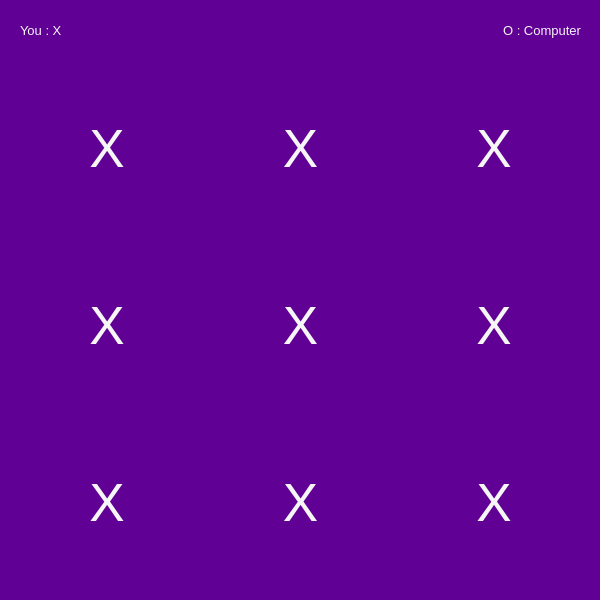
<?xml version="1.0" encoding="UTF-8"?>
<ui version="4.0">
 <class>playGroundFrame</class>
 <widget class="QFrame" name="playGroundFrame">
  <property name="geometry">
   <rect>
    <x>0</x>
    <y>0</y>
    <width>600</width>
    <height>600</height>
   </rect>
  </property>
  <property name="windowTitle">
   <string>Frame</string>
  </property>
  <property name="styleSheet">
   <string notr="true">background: #610094;</string>
  </property>
  <widget class="QWidget" name="layoutWidget">
   <property name="geometry">
    <rect>
     <x>10</x>
     <y>60</y>
     <width>581</width>
     <height>531</height>
    </rect>
   </property>
   <layout class="QGridLayout" name="gridLayout_spielfeld">
    <property name="sizeConstraint">
     <enum>QLayout::SetMaximumSize</enum>
    </property>
    <property name="spacing">
     <number>0</number>
    </property>
    <item row="3" column="0">
     <widget class="QPushButton" name="pushButton_3_1">
      <property name="sizePolicy">
       <sizepolicy hsizetype="Expanding" vsizetype="Expanding">
        <horstretch>0</horstretch>
        <verstretch>0</verstretch>
       </sizepolicy>
      </property>
      <property name="styleSheet">
       <string notr="true">padding: 0px;
margin: 0px;
border: 0px solid black;


background-color: qlineargradient(x1:0, y1:0, x2:1, y2:0, stop:0 #3E065F, stop: 0.4
                                  #700B97, stop:1 #8E05C2);

font-size: 40pt;
border-radius: 20px;
color: #F6F6F6;</string>
      </property>
      <property name="text">
       <string>X</string>
      </property>
     </widget>
    </item>
    <item row="0" column="1">
     <widget class="QPushButton" name="pushButton_1_2">
      <property name="sizePolicy">
       <sizepolicy hsizetype="Expanding" vsizetype="Preferred">
        <horstretch>0</horstretch>
        <verstretch>0</verstretch>
       </sizepolicy>
      </property>
      <property name="styleSheet">
       <string notr="true">padding: 0px;
margin: 0px;
border: 0px solid black;


background-color: qlineargradient(x1:0, y1:0, x2:1, y2:0, stop:0 #8E05C2, stop: 0.4
                                  #700B97, stop:1 #8E05C2);

font-size: 40pt;
border-radius: 20px;
color: #F6F6F6;</string>
      </property>
      <property name="text">
       <string>X</string>
      </property>
     </widget>
    </item>
    <item row="0" column="2">
     <widget class="QPushButton" name="pushButton_1_3">
      <property name="sizePolicy">
       <sizepolicy hsizetype="Expanding" vsizetype="Expanding">
        <horstretch>0</horstretch>
        <verstretch>0</verstretch>
       </sizepolicy>
      </property>
      <property name="styleSheet">
       <string notr="true">padding: 0px;
margin: 0px;
border: 0px solid black;


background-color: qlineargradient(x1:0, y1:0, x2:1, y2:0, stop:0 #8E05C2, stop: 0.4
                                  #700B97, stop:1 #3E065F);

font-size: 40pt;
border-radius: 20px;
color: #F6F6F6;</string>
      </property>
      <property name="text">
       <string>X</string>
      </property>
     </widget>
    </item>
    <item row="2" column="0">
     <widget class="QPushButton" name="pushButton_2_1">
      <property name="sizePolicy">
       <sizepolicy hsizetype="Expanding" vsizetype="Expanding">
        <horstretch>0</horstretch>
        <verstretch>0</verstretch>
       </sizepolicy>
      </property>
      <property name="styleSheet">
       <string notr="true">padding: 0px;
margin: 0px;
border: 0px solid black;


background-color: qlineargradient(x1:0, y1:0, x2:1, y2:0, stop:0 #3E065F, stop: 0.4
                                  #700B97, stop:1 #8E05C2);

font-size: 40pt;
border-radius: 20px;
color: #F6F6F6;</string>
      </property>
      <property name="text">
       <string>X</string>
      </property>
     </widget>
    </item>
    <item row="3" column="1">
     <widget class="QPushButton" name="pushButton_3_2">
      <property name="sizePolicy">
       <sizepolicy hsizetype="Expanding" vsizetype="Expanding">
        <horstretch>0</horstretch>
        <verstretch>0</verstretch>
       </sizepolicy>
      </property>
      <property name="styleSheet">
       <string notr="true">padding: 0px;
margin: 0px;
border: 0px solid black;


background-color: qlineargradient(x1:0, y1:0, x2:1, y2:0, stop:0 #8E05C2, stop: 0.4
                                  #700B97, stop:1 #8E05C2);

font-size: 40pt;
border-radius: 20px;
color: #F6F6F6;</string>
      </property>
      <property name="text">
       <string>X</string>
      </property>
     </widget>
    </item>
    <item row="3" column="2">
     <widget class="QPushButton" name="pushButton_3_3">
      <property name="sizePolicy">
       <sizepolicy hsizetype="Expanding" vsizetype="Expanding">
        <horstretch>0</horstretch>
        <verstretch>0</verstretch>
       </sizepolicy>
      </property>
      <property name="styleSheet">
       <string notr="true">padding: 0px;
margin: 0px;
border: 0px solid black;


background-color: qlineargradient(x1:0, y1:0, x2:1, y2:0, stop:0 #8E05C2, stop: 0.4
                                  #700B97, stop:1 #3E065F);

font-size: 40pt;
border-radius: 20px;
color: #F6F6F6;</string>
      </property>
      <property name="text">
       <string>X</string>
      </property>
     </widget>
    </item>
    <item row="2" column="2">
     <widget class="QPushButton" name="pushButton_2_3">
      <property name="sizePolicy">
       <sizepolicy hsizetype="Expanding" vsizetype="Expanding">
        <horstretch>0</horstretch>
        <verstretch>0</verstretch>
       </sizepolicy>
      </property>
      <property name="styleSheet">
       <string notr="true">padding: 0px;
margin: 0px;
border: 0px solid black;


background-color: qlineargradient(x1:0, y1:0, x2:1, y2:0, stop:0 #8E05C2, stop: 0.4
                                  #700B97, stop:1 #3E065F);

font-size: 40pt;
border-radius: 20px;
color: #F6F6F6;</string>
      </property>
      <property name="text">
       <string>X</string>
      </property>
     </widget>
    </item>
    <item row="2" column="1">
     <widget class="QPushButton" name="pushButton_2_2">
      <property name="sizePolicy">
       <sizepolicy hsizetype="Expanding" vsizetype="Expanding">
        <horstretch>0</horstretch>
        <verstretch>0</verstretch>
       </sizepolicy>
      </property>
      <property name="styleSheet">
       <string notr="true">padding: 0px;
margin: 0px;
border: 0px solid black;


background-color: qlineargradient(x1:0, y1:0, x2:1, y2:0, stop:0 #8E05C2, stop: 0.4
                                  #700B97, stop:1 #8E05C2);

font-size: 40pt;
border-radius: 20px;
color: #F6F6F6;</string>
      </property>
      <property name="text">
       <string>X</string>
      </property>
     </widget>
    </item>
    <item row="0" column="0">
     <widget class="QPushButton" name="pushButton_1_1">
      <property name="sizePolicy">
       <sizepolicy hsizetype="Expanding" vsizetype="Expanding">
        <horstretch>0</horstretch>
        <verstretch>0</verstretch>
       </sizepolicy>
      </property>
      <property name="styleSheet">
       <string notr="true">padding: 0px;
margin: 0px;
border: 0px solid black;
color: #F6F6F6;

background-color: qlineargradient(x1:0, y1:0, x2:1, y2:0, stop:0 #3E065F, stop: 0.4
                                  #700B97, stop:1 #8E05C2);

font-size: 40pt;
border-radius: 20px</string>
      </property>
      <property name="text">
       <string>X</string>
      </property>
     </widget>
    </item>
   </layout>
  </widget>
  <widget class="QLabel" name="label_x">
   <property name="geometry">
    <rect>
     <x>20</x>
     <y>10</y>
     <width>181</width>
     <height>41</height>
    </rect>
   </property>
   <property name="styleSheet">
    <string notr="true">padding: 0px;
margin: 0px;
border: 0px solid black;
color: #F6F6F6;

font-size: 10pt;</string>
   </property>
   <property name="text">
    <string>You : X</string>
   </property>
  </widget>
  <widget class="QLabel" name="label_o">
   <property name="geometry">
    <rect>
     <x>400</x>
     <y>10</y>
     <width>181</width>
     <height>41</height>
    </rect>
   </property>
   <property name="styleSheet">
    <string notr="true">padding: 0px;
margin: 0px;
border: 0px solid black;
color: #F6F6F6;

font-size: 10pt;</string>
   </property>
   <property name="text">
    <string>O : Computer</string>
   </property>
   <property name="alignment">
    <set>Qt::AlignRight|Qt::AlignTrailing|Qt::AlignVCenter</set>
   </property>
  </widget>
 </widget>
 <resources/>
 <connections/>
</ui>
